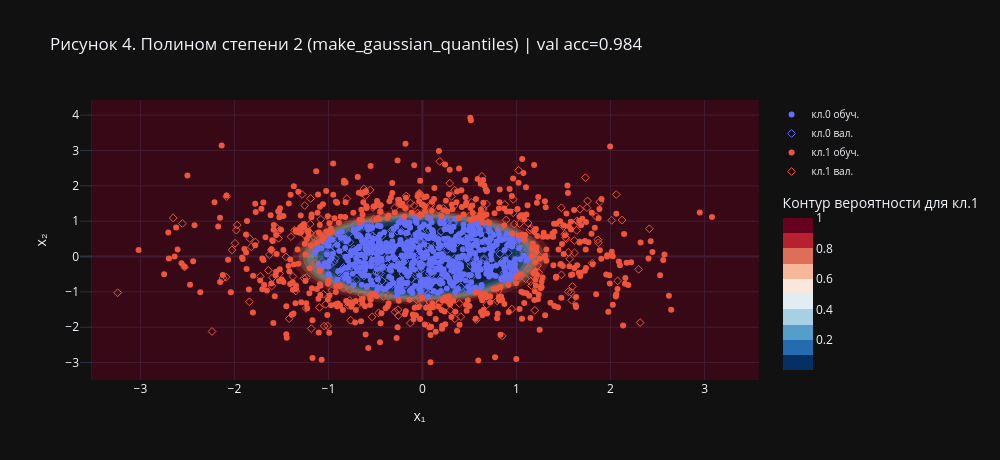
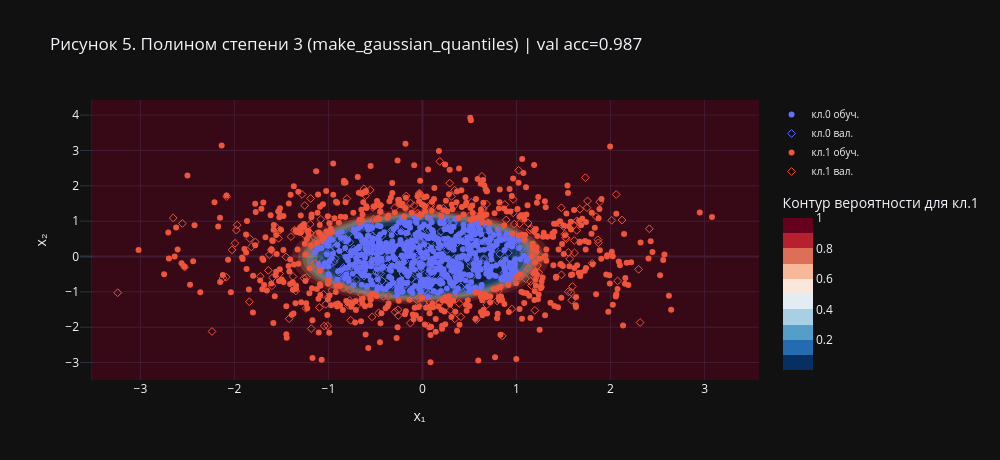
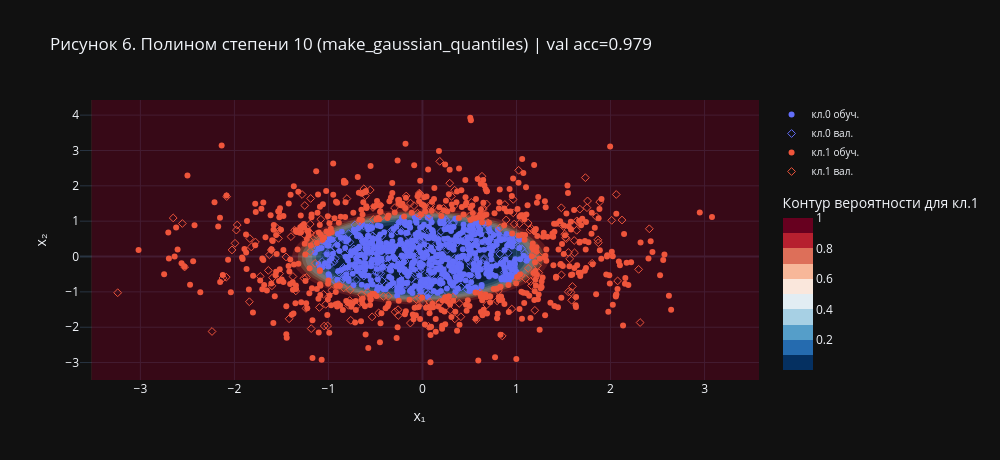

Notebook source saved alongside these figures, in order:
### Code cell
# Границы решений для степеней 2, 3, 10
for d in [2, 3, 10]:
    iteration = [2, 3, 10].index(d)
    v = pipes[d].score(X_g_val, y_g_val)
    plot_boundary(pipes[d], X_g_tr, y_g_tr, X_g_val, y_g_val,
                  f'Рисунок {4 + iteration}. Полином степени {d} (make_gaussian_quantiles) | val acc={v:.3f}').show()

### Figure 1 — Plotly figure (JSON) as saved in the notebook; plotly's stock layout.template omitted (floating-point values rounded to 4 significant figures; data arrays with more than 128 entries replaced by an {"elided": "..."} marker saying what was removed)
{"data": [{"colorbar": {"len": 0.7, "orientation": "v", "title": {"text": "Контур вероятности для кл.1"}, "y": 0.7, "yanchor": "top"}, "colorscale": [[0, "rgb(5,48,97)"], [0.1, "rgb(33,102,172)"], [0.2, "rgb(67,147,195)"], [0.3, "rgb(146,197,222)"], [0.4, "rgb(209,229,240)"], [0.5, "rgb(247,247,247)"], [0.6, "rgb(253,219,199)"], [0.7, "rgb(244,165,130)"], [0.8, "rgb(214,96,77)"], [0.9, "rgb(178,24,43)"], [1, "rgb(103,0,31)"]], "contours": {"showlines": false}, "opacity": 0.45, "showscale": true, "type": "contour", "x": {"elided": "220 float values"}, "y": {"elided": "220 float values"}, "z": {"elided": "220x220 float values"}}, {"marker": {"color": "#636EFA", "size": 6, "symbol": "circle"}, "mode": "markers", "name": "кл.0 обуч.", "type": "scatter", "x": {"elided": "562 float values"}, "y": {"elided": "562 float values"}}, {"marker": {"color": "#636EFA", "size": 6, "symbol": "diamond-open"}, "mode": "markers", "name": "кл.0 вал.", "type": "scatter", "x": {"elided": "188 float values"}, "y": {"elided": "188 float values"}}, {"marker": {"color": "#EF553B", "size": 6, "symbol": "circle"}, "mode": "markers", "name": "кл.1 обуч.", "type": "scatter", "x": {"elided": "563 float values"}, "y": {"elided": "563 float values"}}, {"marker": {"color": "#EF553B", "size": 6, "symbol": "diamond-open"}, "mode": "markers", "name": "кл.1 вал.", "type": "scatter", "x": {"elided": "187 float values"}, "y": {"elided": "187 float values"}}], "layout": {"height": 460, "legend": {"font": {"size": 10}}, "title": {"text": "Рисунок 4. Полином степени 2 (make_gaussian_quantiles) | val acc=0.984"}, "width": 1000, "xaxis": {"title": {"text": "x₁"}}, "yaxis": {"title": {"text": "x₂"}}}}

### Figure 2 — Plotly figure (JSON) as saved in the notebook; plotly's stock layout.template omitted (floating-point values rounded to 4 significant figures; data arrays with more than 128 entries replaced by an {"elided": "..."} marker saying what was removed)
{"data": [{"colorbar": {"len": 0.7, "orientation": "v", "title": {"text": "Контур вероятности для кл.1"}, "y": 0.7, "yanchor": "top"}, "colorscale": [[0, "rgb(5,48,97)"], [0.1, "rgb(33,102,172)"], [0.2, "rgb(67,147,195)"], [0.3, "rgb(146,197,222)"], [0.4, "rgb(209,229,240)"], [0.5, "rgb(247,247,247)"], [0.6, "rgb(253,219,199)"], [0.7, "rgb(244,165,130)"], [0.8, "rgb(214,96,77)"], [0.9, "rgb(178,24,43)"], [1, "rgb(103,0,31)"]], "contours": {"showlines": false}, "opacity": 0.45, "showscale": true, "type": "contour", "x": {"elided": "220 float values"}, "y": {"elided": "220 float values"}, "z": {"elided": "220x220 float values"}}, {"marker": {"color": "#636EFA", "size": 6, "symbol": "circle"}, "mode": "markers", "name": "кл.0 обуч.", "type": "scatter", "x": {"elided": "562 float values"}, "y": {"elided": "562 float values"}}, {"marker": {"color": "#636EFA", "size": 6, "symbol": "diamond-open"}, "mode": "markers", "name": "кл.0 вал.", "type": "scatter", "x": {"elided": "188 float values"}, "y": {"elided": "188 float values"}}, {"marker": {"color": "#EF553B", "size": 6, "symbol": "circle"}, "mode": "markers", "name": "кл.1 обуч.", "type": "scatter", "x": {"elided": "563 float values"}, "y": {"elided": "563 float values"}}, {"marker": {"color": "#EF553B", "size": 6, "symbol": "diamond-open"}, "mode": "markers", "name": "кл.1 вал.", "type": "scatter", "x": {"elided": "187 float values"}, "y": {"elided": "187 float values"}}], "layout": {"height": 460, "legend": {"font": {"size": 10}}, "title": {"text": "Рисунок 5. Полином степени 3 (make_gaussian_quantiles) | val acc=0.987"}, "width": 1000, "xaxis": {"title": {"text": "x₁"}}, "yaxis": {"title": {"text": "x₂"}}}}

### Figure 3 — Plotly figure (JSON) as saved in the notebook; plotly's stock layout.template omitted (floating-point values rounded to 4 significant figures; data arrays with more than 128 entries replaced by an {"elided": "..."} marker saying what was removed)
{"data": [{"colorbar": {"len": 0.7, "orientation": "v", "title": {"text": "Контур вероятности для кл.1"}, "y": 0.7, "yanchor": "top"}, "colorscale": [[0, "rgb(5,48,97)"], [0.1, "rgb(33,102,172)"], [0.2, "rgb(67,147,195)"], [0.3, "rgb(146,197,222)"], [0.4, "rgb(209,229,240)"], [0.5, "rgb(247,247,247)"], [0.6, "rgb(253,219,199)"], [0.7, "rgb(244,165,130)"], [0.8, "rgb(214,96,77)"], [0.9, "rgb(178,24,43)"], [1, "rgb(103,0,31)"]], "contours": {"showlines": false}, "opacity": 0.45, "showscale": true, "type": "contour", "x": {"elided": "220 float values"}, "y": {"elided": "220 float values"}, "z": {"elided": "220x220 float values"}}, {"marker": {"color": "#636EFA", "size": 6, "symbol": "circle"}, "mode": "markers", "name": "кл.0 обуч.", "type": "scatter", "x": {"elided": "562 float values"}, "y": {"elided": "562 float values"}}, {"marker": {"color": "#636EFA", "size": 6, "symbol": "diamond-open"}, "mode": "markers", "name": "кл.0 вал.", "type": "scatter", "x": {"elided": "188 float values"}, "y": {"elided": "188 float values"}}, {"marker": {"color": "#EF553B", "size": 6, "symbol": "circle"}, "mode": "markers", "name": "кл.1 обуч.", "type": "scatter", "x": {"elided": "563 float values"}, "y": {"elided": "563 float values"}}, {"marker": {"color": "#EF553B", "size": 6, "symbol": "diamond-open"}, "mode": "markers", "name": "кл.1 вал.", "type": "scatter", "x": {"elided": "187 float values"}, "y": {"elided": "187 float values"}}], "layout": {"height": 460, "legend": {"font": {"size": 10}}, "title": {"text": "Рисунок 6. Полином степени 10 (make_gaussian_quantiles) | val acc=0.979"}, "width": 1000, "xaxis": {"title": {"text": "x₁"}}, "yaxis": {"title": {"text": "x₂"}}}}
